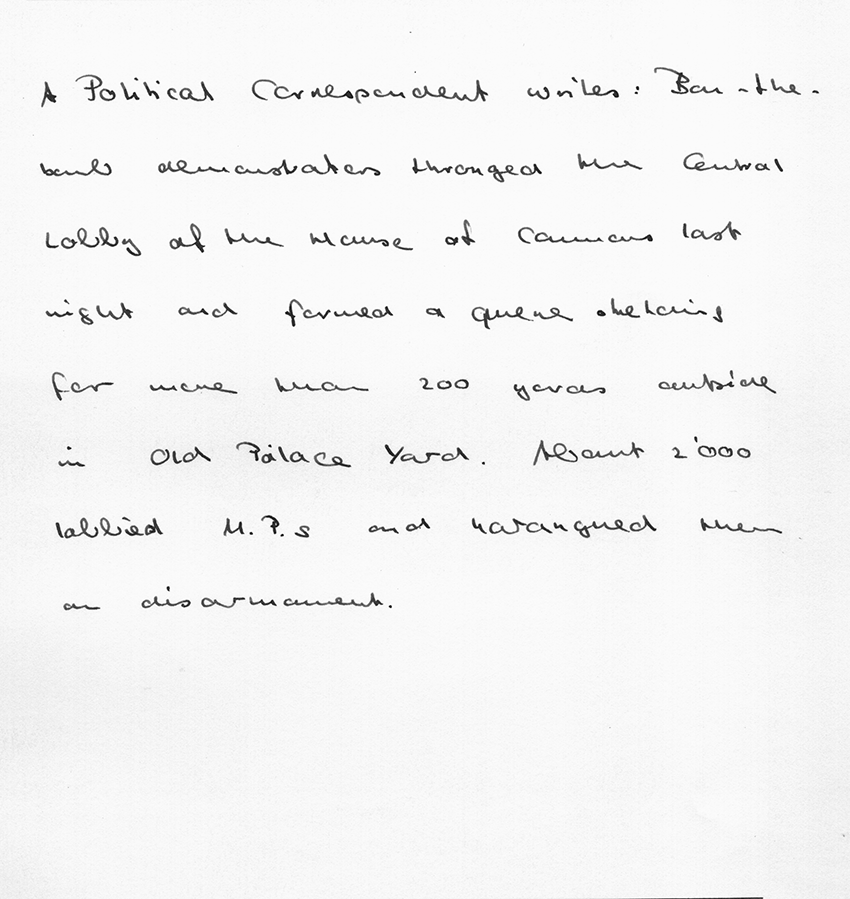
#> input picture images/000-0.png, 850 x 899 px
$ jupyter execute --allow-errors extract_images.ipynb
#> lines starting #> are read from the running program, lines starting #| are printed output that depends on the picture; after the words box and inside, x2 and y2 are one past the last pixel; in counts of white or black regions, pixels touching at a corner belong together
[cell 1]
import os as os
import numpy as np
import cv2 as cv2
import math
from matplotlib import pyplot as plt

[cell 2]
os.chdir("images")
files = [f for f in os.listdir('.') if os.path.isfile(f)]
os.chdir("..")

[cell 3]
ANCHOR_POINT = 6000
MIDZONE_THRESHOLD = 15000
MIN_HANDWRITING_HEIGHT_PIXEL = 20

BASELINE_ANGLE = 0.0
TOP_MARGIN = 0.0
LETTER_SIZE = 0.0
LINE_SPACING = 0.0
WORD_SPACING = 0.0
PEN_PRESSURE = 0.0
SLANT_ANGLE = 0.0

[cell 4]
'''image = cv2.imread('images/010-0.png', cv2.IMREAD_GRAYSCALE)

# Calculate the histogram
histogram = cv2.calcHist([image], [0], None, [256], [0, 256])

# Plot the histogram
plt.plot(histogram)
plt.title('Histogram')
plt.xlabel('Pixel Intensity')
plt.ylabel('Frequency')
plt.show()'''

[cell 5]
def dilate(image, kernalSize):
    #  dilation of objects in the image
    kernel = np.ones(kernalSize, np.uint8)
    image = cv2.dilate(image, kernel, iterations=1)
    return image

[cell 6]
def barometer(image):
    # extract average pen pressure of the handwriting
    global PEN_PRESSURE
    #convert to grayscale
    gray_image= cv2.cvtColor(image, cv2.COLOR_BGR2GRAY)

    # invert image
    inverted = cv2.bitwise_not(gray_image)

    # bilateral filtering
    filtered = cv2.bilateralFilter(inverted, 3, 50, 50)

    # binary thresholding
    ret, thresh = cv2.threshold(filtered, 100, 255, cv2.THRESH_TOZERO)

    # add up all the non-zero pixel values in the image and divide by the number of them to find the average pixel value in the whole image
    non_zero_pixels = thresh[thresh > 0]
    if len(non_zero_pixels) > 0:
        average_intensity = np.sum(non_zero_pixels) / len(non_zero_pixels)
    else:
        average_intensity = 0  # Default to 0 if no non-zero pixels are found

    PEN_PRESSURE = average_intensity
    # print ("PEN_PRESSURE: "+str(average_intensity))
    return

#barometer(cv2.imread('images/'+"000-0.png"))

[cell 7]
def straighten(image):
    global BASELINE_ANGLE

    angle = 0.0
#> angle = 0
    angle_sum = 0.0
    contour_count = 0

    # Apply bilateral filter
    filtered = cv2.bilateralFilter(image, d=3, sigmaColor=50, sigmaSpace=50)
#> image is the input picture: shape (899, 850, 3); min 0, max 255, mean 244.1

    # Convert to grayscale and binarize with inverted thresholding
    gray_image = cv2.cvtColor(filtered, cv2.COLOR_BGR2GRAY)
    ret, thresh = cv2.threshold(gray_image, 120, 255, cv2.THRESH_BINARY_INV)
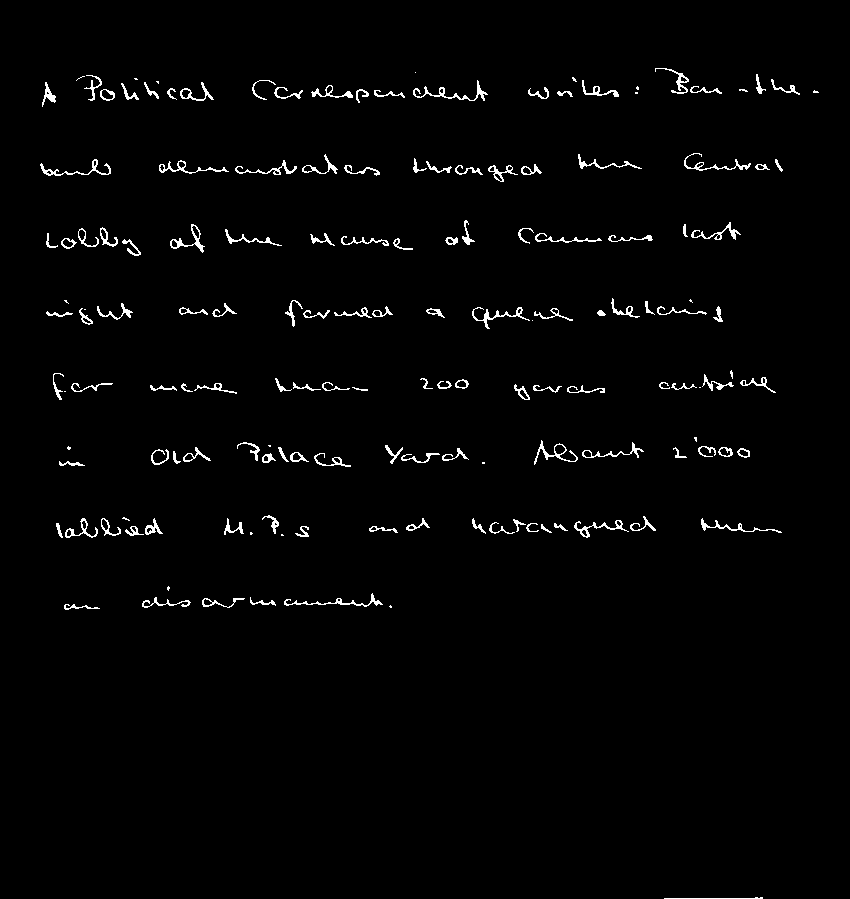
#> thresh: shape (899, 850); 1.7% white in thin lines or dots, all inside (x1, y1, x2, y2) = (40, 68, 819, 899)

    # Dilate the lines in the image with a suitable kernel
    dilated = dilate(thresh, (5, 100))
#> in dilate, `image = cv2.dilate(image, kernel, iterations=1)`:
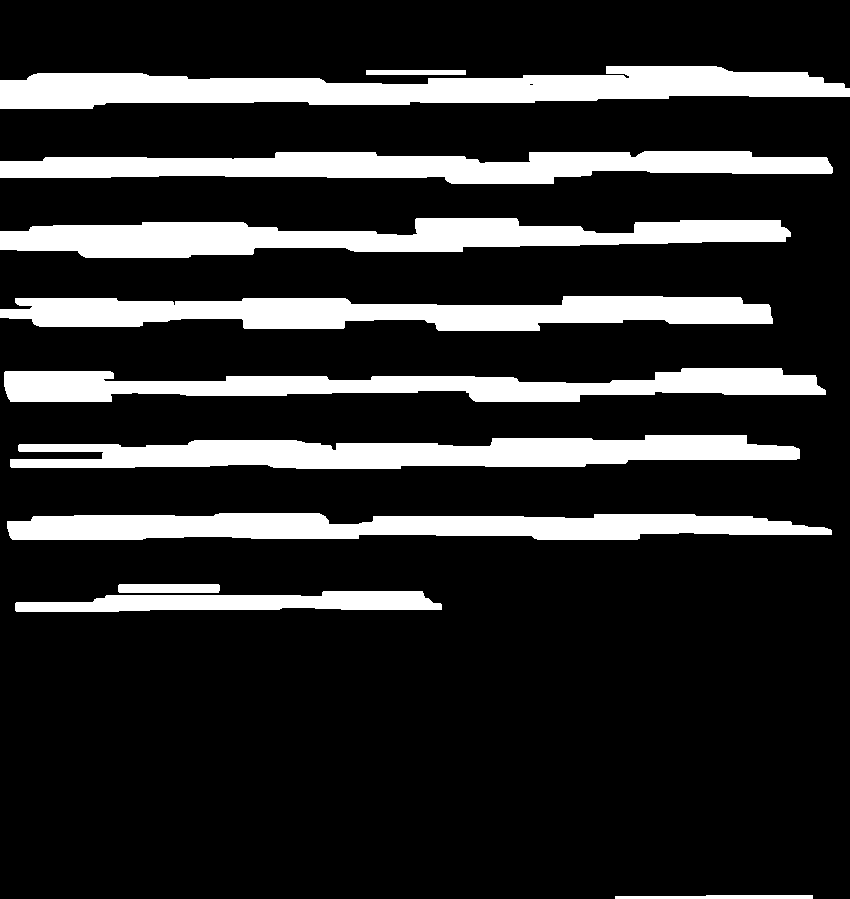
#> image: shape (899, 850); 18% white; 11 white regions

    # Find contours
    ctrs, _ = cv2.findContours(dilated.copy(), cv2.RETR_EXTERNAL, cv2.CHAIN_APPROX_SIMPLE)
#> ctrs = 11 contours; largest, box (x1, y1, x2, y2) and area: (0, 66, 850, 109) 21506, (0, 218, 791, 258) 18331, (0, 296, 773, 331) 17733, (10, 435, 800, 469) 17367, (0, 151, 833, 184) 16852


    for i, ctr in enumerate(ctrs):
        x, y, w, h = cv2.boundingRect(ctr)

        # Skip contours that do not resemble lines
        if h > w or h < MIN_HANDWRITING_HEIGHT_PIXEL:
            continue

        # Extract the region of interest
        roi = image[y:y+h, x:x+w]

        if w < image.shape[1] / 2:
            # If the contour is too narrow, treat it as blank
            image[y:y+h, x:x+w] = 255
            continue

        # Get angle from minAreaRect to straighten the contour
        rect = cv2.minAreaRect(ctr)
        center = rect[0]
        angle = rect[2]

        # Adjust angle if it's less than -45 degrees
        if angle < -45.0:
            angle += 90.0
        elif angle > 45:
            angle -= 90


        # Rotate the region of interest based on the calculated angle
        rot = cv2.getRotationMatrix2D(((x + w) / 2, (y + h) / 2), angle, 1)
        straightened = cv2.warpAffine(roi, rot, (w, h), borderMode=cv2.BORDER_CONSTANT, borderValue=(255, 255, 255))


        # Place the straightened contour back into the original image
        image[y:y+h, x:x+w] = straightened

        # Accumulate angles to compute average later
        angle_sum += angle
        contour_count += 1
#> this loop made 11 passes
#> (x, y, w, h, rect, angle, rot, angle_sum) on passes 2, 4, 5: (15, 591, 427, 21, ((228, 601), (426, 18.73), -0.355), -0.355, [[1, -0.00619, 1.9], [0.00619, 1, -1.36]], -0.355), (7, 513, 825, 27, ((419, 526), (26, 824), -90), 0, [[1, 0, 0], [0, 1, 0]], -0.355), (10, 435, 790, 34, ((404.4, 452.8), (789.1, 30.32), -0.635), -0.635, [[1, -0.0111, 2.62], [0.0111, 1, -4.42]], -0.99)
#> pass 2, in straighten, `roi = image[y:y+h, x:x+w]`:
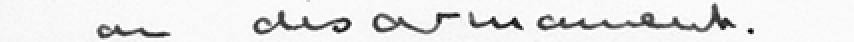
#> roi: shape (21, 427, 3) (shown 2 times larger); min 0, max 255, mean 231.5
#> pass 2, in straighten, `straightened = cv2.warpAffine(roi, rot, (w, h), borderMode=cv2.BORDER_..`:
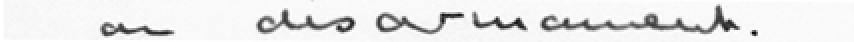
#> straightened: shape (21, 427, 3) (shown 2 times larger); min 9, max 255, mean 231.7
#> after the loop:
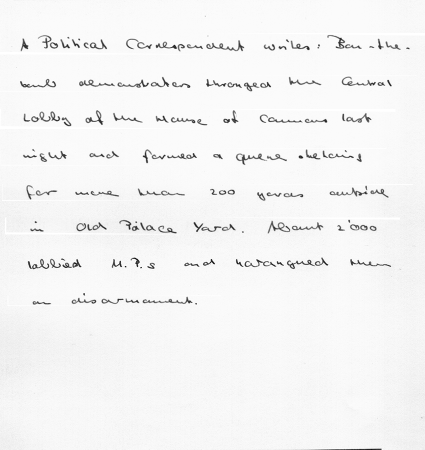
#> image: shape (899, 850, 3) (shown at 1/2 size); min 0, max 255, mean 244.1
#> after the loop:
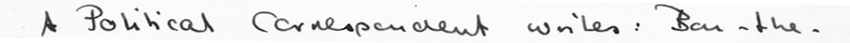
#> roi: shape (43, 850, 3); min 5, max 255, mean 236.3
#> after the loop, angle_sum = -3.15; contour_count = 8


    # [7 lines of commented-out code are left out]
    mean_angle = angle_sum / contour_count if contour_count > 0 else angle_sum
#> mean_angle = -0.394
#> (the rest of the program and of its run is left out)
